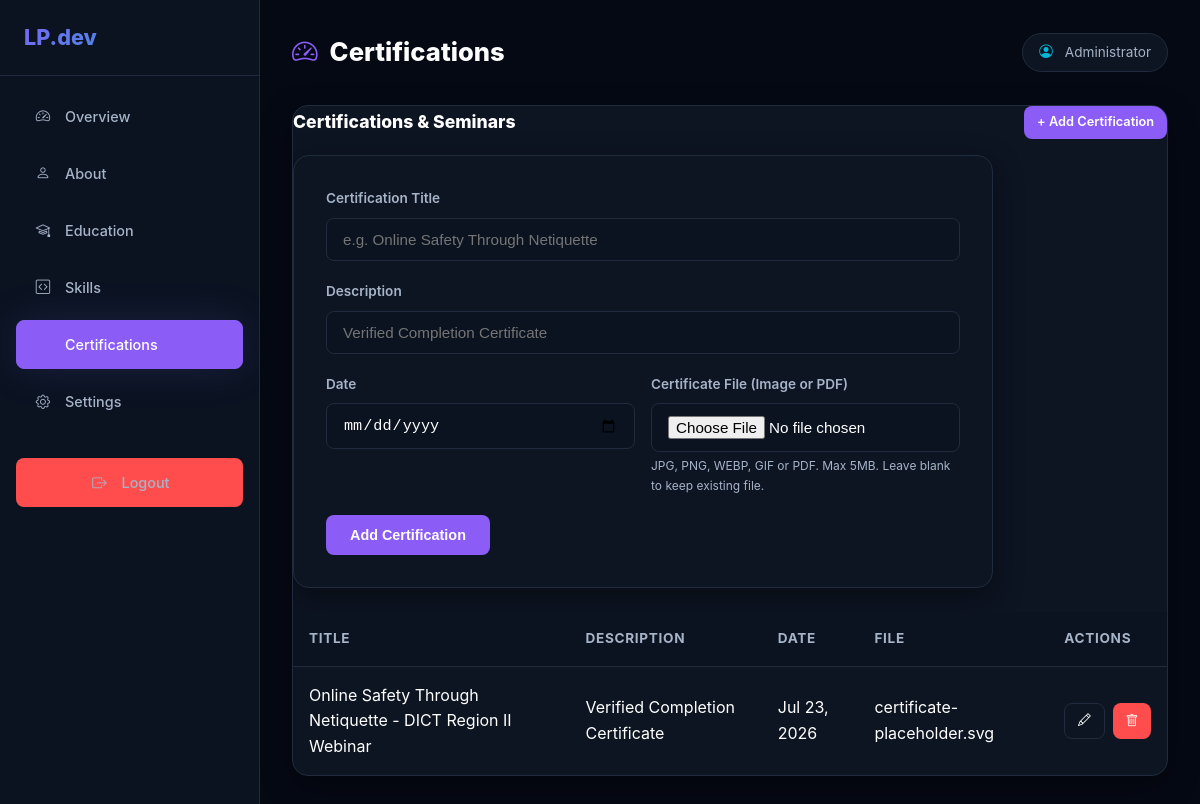
The app's page /admin/certifications.php (signed in), older data.
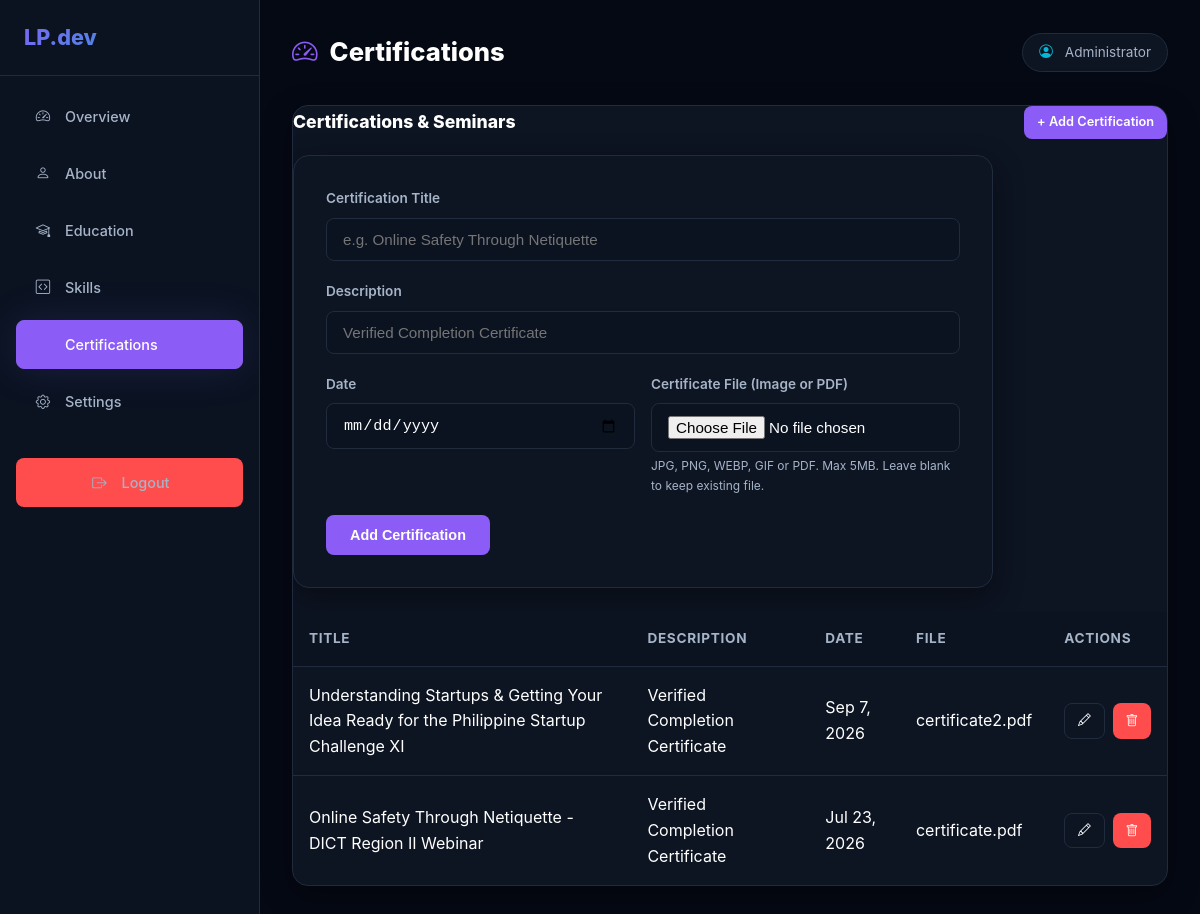
The same page, newer data.
### tables this page shows
CREATE TABLE `certifications` (
  `id` int(11) NOT NULL AUTO_INCREMENT,
  `title` varchar(150) NOT NULL,
  `description` varchar(255) NOT NULL DEFAULT 'Verified Completion Certificate',
  `date` date NOT NULL,
  `image_path` varchar(255) NOT NULL,
  `sort_order` int(11) NOT NULL DEFAULT 0,
  `created_at` timestamp NOT NULL DEFAULT current_timestamp(),
  `updated_at` timestamp NOT NULL DEFAULT current_timestamp() ON UPDATE current_timestamp(),
  PRIMARY KEY (`id`)
);

### config.php (called while the page is built, shortened)
<?php
if (!function_exists('h')) {
    function h(string $value = null): string {
        return htmlspecialchars((string)$value, ENT_QUOTES | ENT_HTML5, 'UTF-8');
    }
}

### admin/certifications.php (the view, shortened to what this page needs)
<?php
require_once __DIR__ . '/header.php';
$message = ''; $messageType = 'success'; $editId = null; $editRow = null;
$certifications = $pdo->query("SELECT * FROM certifications ORDER BY sort_order ASC, id DESC")->fetchAll();
?>
    <div class="table-wrap">
        <div style="display:flex; justify-content:space-between; align-items:center; margin-bottom:1rem; flex-wrap:wrap; gap:1rem;">
            <h3 style="font-size:1.1rem; font-weight:800; color:var(--text-main);">Certifications & Seminars</h3>
            <a href="certifications.php<?= $editId ? '' : '?add=1' ?>" class="btn btn-sm" style="<?= $editId ? 'display:none' : '' ?>"><?= $editId ? '' : '+ Add Certification' ?></a>
        </div>
        <div class="form-card" style="margin-bottom:1.5rem; max-width:700px;">
            <form method="POST" enctype="multipart/form-data" action="">
                <div class="form-group">
                    <label>Certification Title</label>
                    <input type="text" name="title" value="<?= h($editRow['title'] ?? '') ?>" required placeholder="e.g. Online Safety Through Netiquette">
                </div>
                <div class="form-group">
                    <label>Description</label>
                    <input type="text" name="description" value="<?= h($editRow['description'] ?? '') ?>" placeholder="Verified Completion Certificate">
                </div>
                <div class="form-row">
                    <div class="form-group">
                        <label>Date</label>
                        <input type="date" name="date" value="<?= h($editRow['date'] ?? '') ?>" required>
                    </div>
                    <div class="form-group">
                        <label>Certificate File (Image or PDF)</label>
                        <input type="file" name="certificate_file" accept="image/*,.pdf">
                        <div class="file-hint">JPG, PNG, WEBP, GIF or PDF. Max 5MB. Leave blank to keep existing file.</div>
                    </div>
                </div>
                <button type="submit" class="btn"><?= $editId ? 'Update Certification' : 'Add Certification' ?></button>
            </form>
        </div>
        <table>
            <thead>
                <tr>
                    <th>Title</th>
                    <th>Description</th>
                    <th>Date</th>
                    <th>File</th>
                    <th class="actions-cell">Actions</th>
                </tr>
            </thead>
            <tbody>
                <?php foreach ($certifications as $c): ?>
                <tr>
                    <td><?= h($c['title']) ?></td>
                    <td><?= h($c['description']) ?></td>
                    <td><?= date('M j, Y', strtotime($c['date'])) ?></td>
                    <td><?= basename($c['image_path']) ?></td>
                    <td class="actions-cell">
                        <div class="btn-group">
                            <a href="certifications.php?edit=<?= (int)$c['id'] ?>" class="btn btn-sm btn-outline" title="Edit"><i class="bi bi-pencil"></i></a>
                            <button onclick="return confirmDeleteCert(this, 'Delete this certification?')" class="btn btn-sm btn-danger" title="Delete"><i class="bi bi-trash"></i></button>
                        </div>
                    </td>
                </tr>
                <?php endforeach; ?>
            </tbody>
        </table>
    </div>
<?php require_once __DIR__ . '/footer.php'; ?>

Row changes from the older to the newer data that the page shows:
added certifications: title "Understanding Startups & Getting Your Idea Ready for the Philippine Startup Challenge XI", description "Verified Completion Certificate", date "Sep 7, 2026", image_path "certificate2.pdf"
changed certifications "Online Safety Through Netiquette - DICT Region II Webinar": image_path "certificate-placeholder.svg" → "certificate.pdf"
